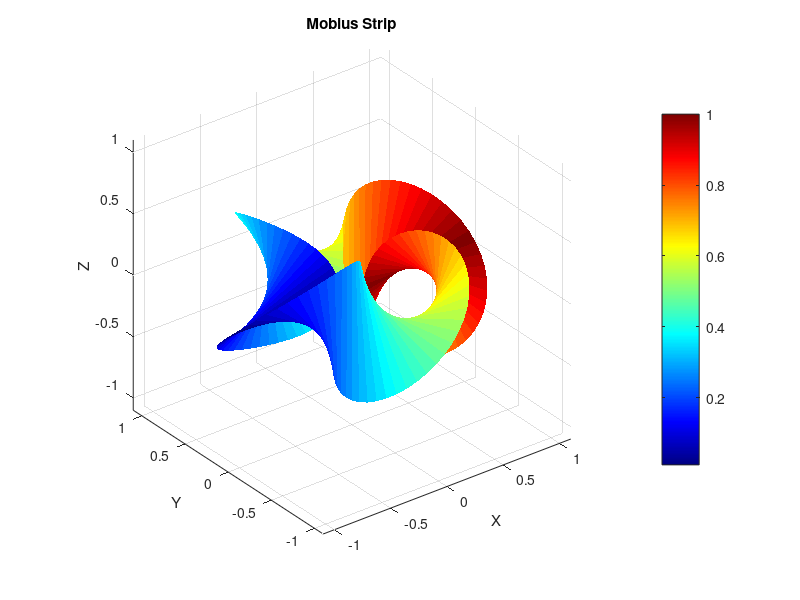

Recreate this plot in MATLAB.
R = 0.6;
l=1;
v=0.3;
theta = linspace(0, 2*pi, 100);
u = linspace(-0.5*l, 0.5*l, 100);

 
% 生成网格点
[U, Theta] = meshgrid(u, theta);
 
a=4;b=1;
% 计算参数方程
X = (R + U.*cos(0.5*a*Theta)).*cos(b*Theta);
Y = (R + U.*cos(0.5*a*Theta)).*sin(b*Theta);
Z = U.*sin(0.5*a*Theta);
 
% 计算每个网格单元格子的颜色
colormap(jet(256)); % 颜色映射，这里使用jet色标
C =abs(Theta-pi)/ (pi); % 每个网格单元格子的颜色，取值范围为[0,1]

% 绘制图像
surf(X, Y, Z, C, 'EdgeColor', 'none');

axis equal;
xlabel('X');
ylabel('Y');
zlabel('Z');
title('Mobius Strip');
colorbar; % 显示颜色条
